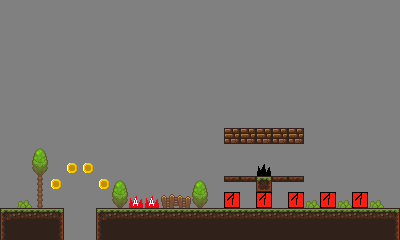

Below is a game level as drawn by its tile map, then a one-line description and the .tmx file that defines it, in full:
An orthogonal 25x15 tile map with 16x16 px tiles, 1 tile layer (Kachelebene 1), 2 tilesets.

<map version="1.0" orientation="orthogonal" renderorder="right-down" width="25" height="15" tilewidth="16" tileheight="16" backgroundcolor="#808080">
 <tileset firstgid="1" source="tiles.tsx" />
 <tileset firstgid="177" source="tiles.tsx" />
 <layer name="Kachelebene 1" width="25" height="15">
  <data>
   <tile gid="0" />
   <tile gid="0" />
   <tile gid="0" />
   <tile gid="0" />
   <tile gid="0" />
   <tile gid="0" />
   <tile gid="0" />
   <tile gid="0" />
   <tile gid="0" />
   <tile gid="0" />
   <tile gid="0" />
   <tile gid="0" />
   <tile gid="0" />
   <tile gid="0" />
   <tile gid="0" />
   <tile gid="0" />
   <tile gid="0" />
   <tile gid="0" />
   <tile gid="0" />
   <tile gid="0" />
   <tile gid="0" />
   <tile gid="0" />
   <tile gid="0" />
   <tile gid="0" />
   <tile gid="0" />
   <tile gid="0" />
   <tile gid="0" />
   <tile gid="0" />
   <tile gid="0" />
   <tile gid="0" />
   <tile gid="0" />
   <tile gid="0" />
   <tile gid="0" />
   <tile gid="0" />
   <tile gid="0" />
   <tile gid="0" />
   <tile gid="0" />
   <tile gid="0" />
   <tile gid="0" />
   <tile gid="0" />
   <tile gid="0" />
   <tile gid="0" />
   <tile gid="0" />
   <tile gid="0" />
   <tile gid="0" />
   <tile gid="0" />
   <tile gid="0" />
   <tile gid="0" />
   <tile gid="0" />
   <tile gid="0" />
   <tile gid="0" />
   <tile gid="0" />
   <tile gid="0" />
   <tile gid="0" />
   <tile gid="0" />
   <tile gid="0" />
   <tile gid="0" />
   <tile gid="0" />
   <tile gid="0" />
   <tile gid="0" />
   <tile gid="0" />
   <tile gid="0" />
   <tile gid="0" />
   <tile gid="0" />
   <tile gid="0" />
   <tile gid="0" />
   <tile gid="0" />
   <tile gid="0" />
   <tile gid="0" />
   <tile gid="0" />
   <tile gid="0" />
   <tile gid="0" />
   <tile gid="0" />
   <tile gid="0" />
   <tile gid="0" />
   <tile gid="0" />
   <tile gid="0" />
   <tile gid="0" />
   <tile gid="0" />
   <tile gid="0" />
   <tile gid="0" />
   <tile gid="0" />
   <tile gid="0" />
   <tile gid="0" />
   <tile gid="0" />
   <tile gid="0" />
   <tile gid="0" />
   <tile gid="0" />
   <tile gid="0" />
   <tile gid="0" />
   <tile gid="0" />
   <tile gid="0" />
   <tile gid="0" />
   <tile gid="0" />
   <tile gid="0" />
   <tile gid="0" />
   <tile gid="0" />
   <tile gid="0" />
   <tile gid="0" />
   <tile gid="0" />
   <tile gid="0" />
   <tile gid="0" />
   <tile gid="0" />
   <tile gid="0" />
   <tile gid="0" />
   <tile gid="0" />
   <tile gid="0" />
   <tile gid="0" />
   <tile gid="0" />
   <tile gid="0" />
   <tile gid="0" />
   <tile gid="0" />
   <tile gid="0" />
   <tile gid="0" />
   <tile gid="0" />
   <tile gid="0" />
   <tile gid="0" />
   <tile gid="0" />
   <tile gid="0" />
   <tile gid="0" />
   <tile gid="0" />
   <tile gid="0" />
   <tile gid="0" />
   <tile gid="0" />
   <tile gid="0" />
   <tile gid="0" />
   <tile gid="0" />
   <tile gid="0" />
   <tile gid="0" />
   <tile gid="0" />
   <tile gid="0" />
   <tile gid="0" />
   <tile gid="0" />
   <tile gid="0" />
   <tile gid="0" />
   <tile gid="0" />
   <tile gid="0" />
   <tile gid="0" />
   <tile gid="0" />
   <tile gid="0" />
   <tile gid="0" />
   <tile gid="0" />
   <tile gid="0" />
   <tile gid="0" />
   <tile gid="0" />
   <tile gid="0" />
   <tile gid="0" />
   <tile gid="0" />
   <tile gid="0" />
   <tile gid="0" />
   <tile gid="0" />
   <tile gid="0" />
   <tile gid="0" />
   <tile gid="0" />
   <tile gid="0" />
   <tile gid="0" />
   <tile gid="0" />
   <tile gid="0" />
   <tile gid="0" />
   <tile gid="0" />
   <tile gid="0" />
   <tile gid="0" />
   <tile gid="0" />
   <tile gid="0" />
   <tile gid="0" />
   <tile gid="0" />
   <tile gid="0" />
   <tile gid="0" />
   <tile gid="0" />
   <tile gid="0" />
   <tile gid="0" />
   <tile gid="0" />
   <tile gid="0" />
   <tile gid="0" />
   <tile gid="0" />
   <tile gid="0" />
   <tile gid="0" />
   <tile gid="0" />
   <tile gid="0" />
   <tile gid="0" />
   <tile gid="0" />
   <tile gid="0" />
   <tile gid="0" />
   <tile gid="0" />
   <tile gid="0" />
   <tile gid="0" />
   <tile gid="0" />
   <tile gid="0" />
   <tile gid="0" />
   <tile gid="0" />
   <tile gid="0" />
   <tile gid="0" />
   <tile gid="0" />
   <tile gid="0" />
   <tile gid="0" />
   <tile gid="0" />
   <tile gid="0" />
   <tile gid="0" />
   <tile gid="0" />
   <tile gid="0" />
   <tile gid="0" />
   <tile gid="0" />
   <tile gid="0" />
   <tile gid="0" />
   <tile gid="0" />
   <tile gid="0" />
   <tile gid="0" />
   <tile gid="0" />
   <tile gid="0" />
   <tile gid="0" />
   <tile gid="0" />
   <tile gid="0" />
   <tile gid="0" />
   <tile gid="0" />
   <tile gid="67" />
   <tile gid="67" />
   <tile gid="67" />
   <tile gid="67" />
   <tile gid="67" />
   <tile gid="0" />
   <tile gid="0" />
   <tile gid="0" />
   <tile gid="0" />
   <tile gid="0" />
   <tile gid="0" />
   <tile gid="0" />
   <tile gid="0" />
   <tile gid="113" />
   <tile gid="0" />
   <tile gid="0" />
   <tile gid="0" />
   <tile gid="0" />
   <tile gid="0" />
   <tile gid="0" />
   <tile gid="0" />
   <tile gid="0" />
   <tile gid="0" />
   <tile gid="0" />
   <tile gid="0" />
   <tile gid="0" />
   <tile gid="0" />
   <tile gid="0" />
   <tile gid="0" />
   <tile gid="0" />
   <tile gid="0" />
   <tile gid="0" />
   <tile gid="0" />
   <tile gid="0" />
   <tile gid="0" />
   <tile gid="0" />
   <tile gid="0" />
   <tile gid="0" />
   <tile gid="129" />
   <tile gid="0" />
   <tile gid="68" />
   <tile gid="68" />
   <tile gid="0" />
   <tile gid="0" />
   <tile gid="0" />
   <tile gid="0" />
   <tile gid="0" />
   <tile gid="0" />
   <tile gid="0" />
   <tile gid="0" />
   <tile gid="0" />
   <tile gid="0" />
   <tile gid="65" />
   <tile gid="0" />
   <tile gid="0" />
   <tile gid="0" />
   <tile gid="0" />
   <tile gid="0" />
   <tile gid="0" />
   <tile gid="0" />
   <tile gid="0" />
   <tile gid="0" />
   <tile gid="0" />
   <tile gid="145" />
   <tile gid="68" />
   <tile gid="0" />
   <tile gid="0" />
   <tile gid="68" />
   <tile gid="113" />
   <tile gid="0" />
   <tile gid="0" />
   <tile gid="0" />
   <tile gid="0" />
   <tile gid="113" />
   <tile gid="0" />
   <tile gid="66" />
   <tile gid="66" />
   <tile gid="1" />
   <tile gid="66" />
   <tile gid="66" />
   <tile gid="0" />
   <tile gid="0" />
   <tile gid="0" />
   <tile gid="0" />
   <tile gid="0" />
   <tile gid="0" />
   <tile gid="0" />
   <tile gid="97" />
   <tile gid="145" />
   <tile gid="0" />
   <tile gid="0" />
   <tile gid="0" />
   <tile gid="0" />
   <tile gid="129" />
   <tile gid="70" />
   <tile gid="70" />
   <tile gid="98" />
   <tile gid="99" />
   <tile gid="129" />
   <tile gid="0" />
   <tile gid="69" />
   <tile gid="0" />
   <tile gid="69" />
   <tile gid="0" />
   <tile gid="69" />
   <tile gid="97" />
   <tile gid="69" />
   <tile gid="97" />
   <tile gid="69" />
   <tile gid="97" />
   <tile gid="0" />
   <tile gid="18" />
   <tile gid="19" />
   <tile gid="19" />
   <tile gid="20" />
   <tile gid="0" />
   <tile gid="0" />
   <tile gid="18" />
   <tile gid="19" />
   <tile gid="19" />
   <tile gid="19" />
   <tile gid="19" />
   <tile gid="19" />
   <tile gid="19" />
   <tile gid="19" />
   <tile gid="19" />
   <tile gid="19" />
   <tile gid="19" />
   <tile gid="19" />
   <tile gid="19" />
   <tile gid="19" />
   <tile gid="19" />
   <tile gid="19" />
   <tile gid="19" />
   <tile gid="19" />
   <tile gid="20" />
   <tile gid="34" />
   <tile gid="35" />
   <tile gid="35" />
   <tile gid="36" />
   <tile gid="0" />
   <tile gid="0" />
   <tile gid="34" />
   <tile gid="35" />
   <tile gid="35" />
   <tile gid="35" />
   <tile gid="35" />
   <tile gid="35" />
   <tile gid="35" />
   <tile gid="35" />
   <tile gid="35" />
   <tile gid="35" />
   <tile gid="35" />
   <tile gid="35" />
   <tile gid="35" />
   <tile gid="35" />
   <tile gid="35" />
   <tile gid="35" />
   <tile gid="35" />
   <tile gid="35" />
   <tile gid="36" />
  </data>
 </layer>
</map>
